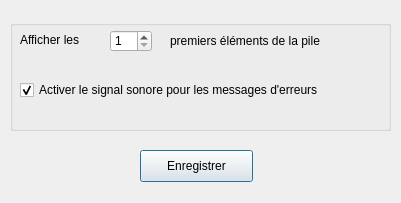
<?xml version="1.0" encoding="UTF-8"?>
<ui version="4.0">
 <class>Parameters</class>
 <widget class="QDialog" name="Parameters">
  <property name="geometry">
   <rect>
    <x>0</x>
    <y>0</y>
    <width>401</width>
    <height>203</height>
   </rect>
  </property>
  <property name="windowTitle">
   <string>Parameters</string>
  </property>
  <widget class="QGroupBox" name="groupBox_6">
   <property name="geometry">
    <rect>
     <x>10</x>
     <y>20</y>
     <width>381</width>
     <height>111</height>
    </rect>
   </property>
   <property name="title">
    <string/>
   </property>
   <widget class="QSpinBox" name="spAffichage">
    <property name="geometry">
     <rect>
      <x>100</x>
      <y>10</y>
      <width>42</width>
      <height>22</height>
     </rect>
    </property>
    <property name="minimum">
     <number>1</number>
    </property>
    <property name="maximum">
     <number>20</number>
    </property>
   </widget>
   <widget class="QLabel" name="label_7">
    <property name="geometry">
     <rect>
      <x>10</x>
      <y>10</y>
      <width>81</width>
      <height>20</height>
     </rect>
    </property>
    <property name="text">
     <string>Afficher les</string>
    </property>
   </widget>
   <widget class="QLabel" name="label_8">
    <property name="geometry">
     <rect>
      <x>160</x>
      <y>10</y>
      <width>181</width>
      <height>21</height>
     </rect>
    </property>
    <property name="text">
     <string>premiers éléments de la pile</string>
    </property>
   </widget>
   <widget class="QCheckBox" name="checkBoxBeep">
    <property name="geometry">
     <rect>
      <x>10</x>
      <y>60</y>
      <width>341</width>
      <height>20</height>
     </rect>
    </property>
    <property name="text">
     <string>Activer le signal sonore pour les messages d'erreurs</string>
    </property>
    <property name="checked">
     <bool>true</bool>
    </property>
   </widget>
  </widget>
  <widget class="QPushButton" name="pushButton">
   <property name="geometry">
    <rect>
     <x>140</x>
     <y>150</y>
     <width>113</width>
     <height>32</height>
    </rect>
   </property>
   <property name="text">
    <string>Enregistrer</string>
   </property>
  </widget>
 </widget>
 <resources/>
 <connections/>
</ui>
